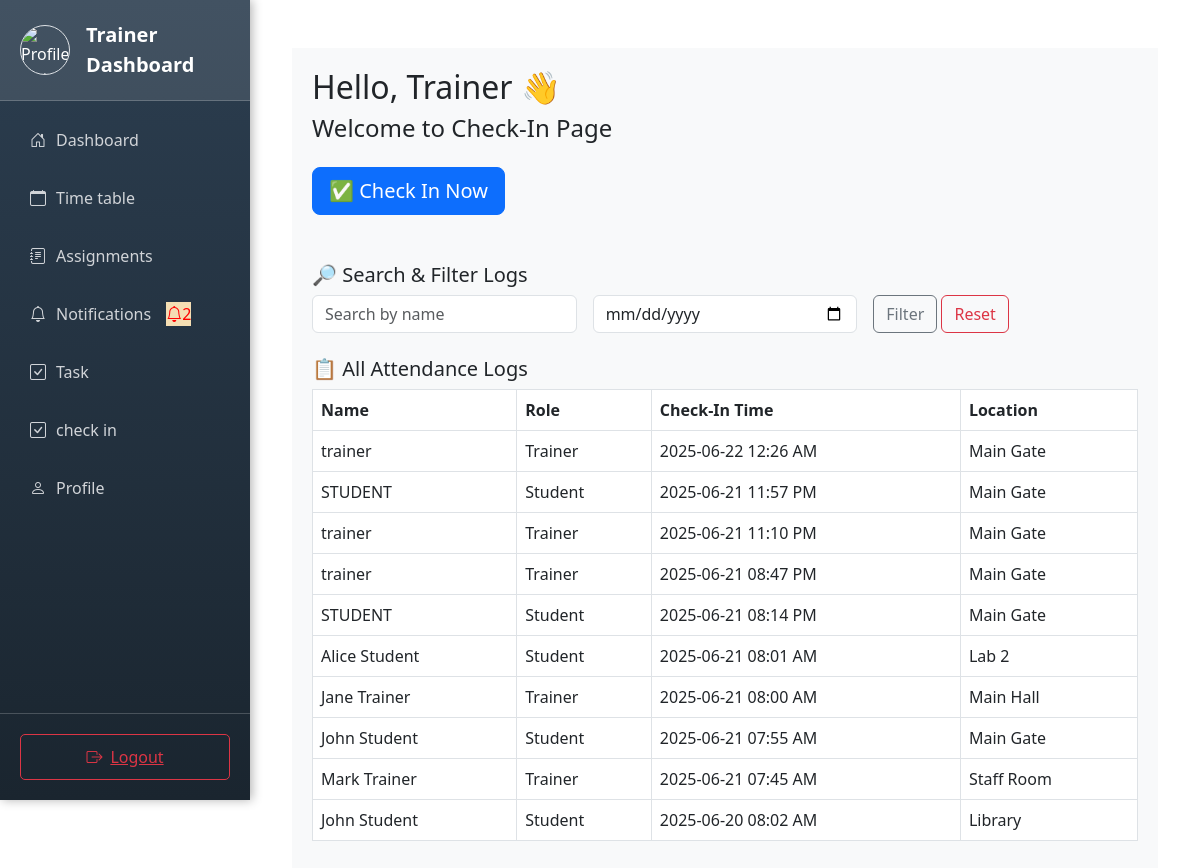
Page /trainer/checkin.php (signed in) on the committed database.
### tables this page shows
CREATE TABLE `attendance_logs` (
  `id` int(11) NOT NULL,
  `user_id` int(11) NOT NULL,
  `role` enum('student','trainer') NOT NULL,
  `check_in_time` datetime NOT NULL DEFAULT current_timestamp(),
  `location` varchar(100) DEFAULT NULL,
  `schedule_id` int(11) DEFAULT NULL
);

CREATE TABLE `users` (
  `id` int(11) NOT NULL,
  `fullname` varchar(100) NOT NULL,
  `username` varchar(50) NOT NULL,
  `email` varchar(100) NOT NULL,
  `password` varchar(255) NOT NULL,
  `role` enum('student','trainer') NOT NULL,
  `profile_picture` varchar(255) DEFAULT NULL,
  `created_at` datetime DEFAULT current_timestamp()
);

### trainer/checkin.php (the view, shortened to what this page needs)
<?php
require_once '../includes/db.php';
$user_id = $_SESSION['user_id'];
$role = $_SESSION['role'];
$filter_name = $_GET['name'] ?? '';
$filter_date = $_GET['date'] ?? '';
if ($role === 'trainer') {
    $query = "SELECT al.check_in_time, al.location, u.fullname, u.role FROM attendance_logs al
              JOIN users u ON al.user_id = u.id WHERE 1=1";
    $query .= " ORDER BY al.check_in_time DESC";
    $stmt = $conn->prepare($query);
    $stmt->execute();
    $result = $stmt->get_result();
} else {
    $today = date('Y-m-d');
    $stmt = $conn->prepare("SELECT check_in_time, location FROM attendance_logs WHERE user_id = ? AND DATE(check_in_time) = ? ORDER BY check_in_time DESC");
    $stmt->bind_param("is", $user_id, $today);
    $stmt->execute();
    $result = $stmt->get_result();
}
?>
<!DOCTYPE html>
<html lang="en">
<head>
    <link href="https://cdn.jsdelivr.net/npm/bootstrap@5.3.0/dist/css/bootstrap.min.css" rel="stylesheet">
</head>
<body class="container mt-5">
    <div class="main-content">
    <?php  include '../partials/trainer/navbar.php'; ?>
    <h2>Hello, <?php echo ucfirst($role); ?> 👋</h2>
    <h4>Welcome to Check-In Page</h4>
    <form method="POST" class="mt-4">
        <button type="submit" name="check_in" class="btn btn-primary btn-lg">✅ Check In Now</button>
    </form>
    <?php if ($role === 'trainer'): ?>
        <h5 class="mt-5">🔎 Search & Filter Logs</h5>
        <form method="GET" class="row g-3 mb-4">
            <div class="col-md-4">
                <input type="text" name="name" class="form-control" placeholder="Search by name" value="<?= htmlspecialchars($filter_name) ?>">
            </div>
            <div class="col-md-4">
                <input type="date" name="date" class="form-control" value="<?= htmlspecialchars($filter_date) ?>">
            </div>
            <div class="col-md-4">
                <button type="submit" class="btn btn-outline-secondary">Filter</button>
                <a href="checkin.php" class="btn btn-outline-danger">Reset</a>
            </div>
        </form>
        <h5>📋 All Attendance Logs</h5>
        <table class="table table-bordered">
            <thead>
                <tr>
                    <th>Name</th>
                    <th>Role</th>
                    <th>Check-In Time</th>
                    <th>Location</th>
                </tr>
            </thead>
            <tbody>
                <?php while ($row = $result->fetch_assoc()): ?>
                    <tr>
                        <td><?= htmlspecialchars($row['fullname']) ?></td>
                        <td><?= ucfirst($row['role']) ?></td>
                        <td><?= date('Y-m-d h:i A', strtotime($row['check_in_time'])) ?></td>
                        <td><?= htmlspecialchars($row['location']) ?></td>
                    </tr>
                <?php endwhile; ?>
            </tbody>
        </table>
    <?php endif; ?>
    </div>
</body>
</html>

### partials/trainer/navbar.php (style rules this page uses)
.main-content { margin-left: 250px; padding: 20px; transition: margin-left 0.3s ease; background-color: #f8f9fa; min-height: 100vh; }

### rows in the picture
attendance_logs: user.fullname "trainer", user.role "Trainer", check_in_time "2025-06-22 12:26 AM", location "Main Gate"
attendance_logs: user.fullname "STUDENT", user.role "Student", check_in_time "2025-06-21 11:57 PM", location "Main Gate"
attendance_logs: user.fullname "trainer", user.role "Trainer", check_in_time "2025-06-21 11:10 PM", location "Main Gate"
attendance_logs: user.fullname "trainer", user.role "Trainer", check_in_time "2025-06-21 08:47 PM", location "Main Gate"
attendance_logs: user.fullname "STUDENT", user.role "Student", check_in_time "2025-06-21 08:14 PM", location "Main Gate"
attendance_logs: user.fullname "Alice Student", user.role "Student", check_in_time "2025-06-21 08:01 AM", location "Lab 2"
attendance_logs: user.fullname "Jane Trainer", user.role "Trainer", check_in_time "2025-06-21 08:00 AM", location "Main Hall"
attendance_logs: user.fullname "John Student", user.role "Student", check_in_time "2025-06-21 07:55 AM", location "Main Gate"
attendance_logs: user.fullname "Mark Trainer", user.role "Trainer", check_in_time "2025-06-21 07:45 AM", location "Staff Room"
attendance_logs: user.fullname "John Student", user.role "Student", check_in_time "2025-06-20 08:02 AM", location "Library"

### other values in the picture
$unread_count "2"
$role "Trainer"
